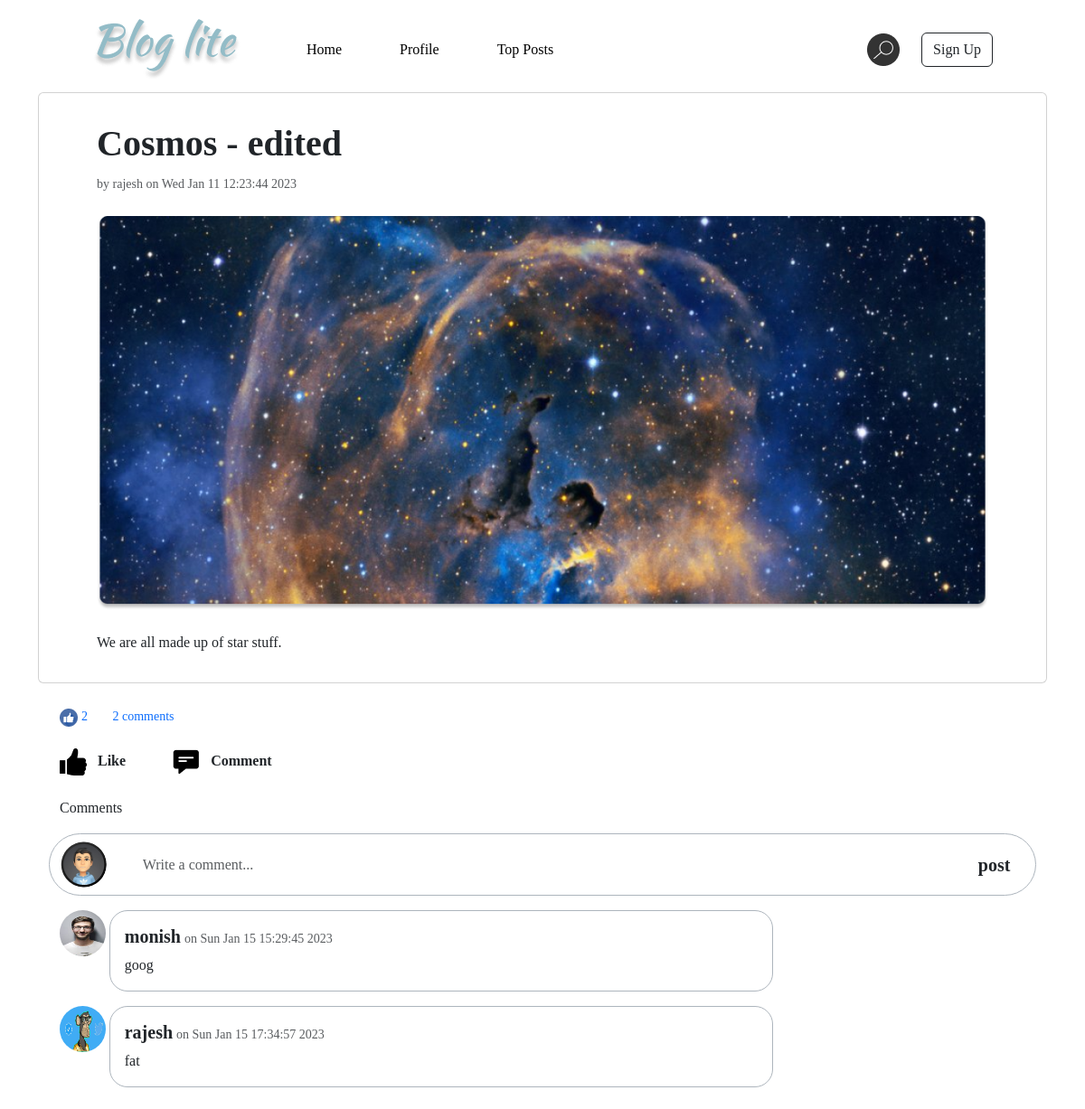
The page /post/2 on the database as committed earlier.
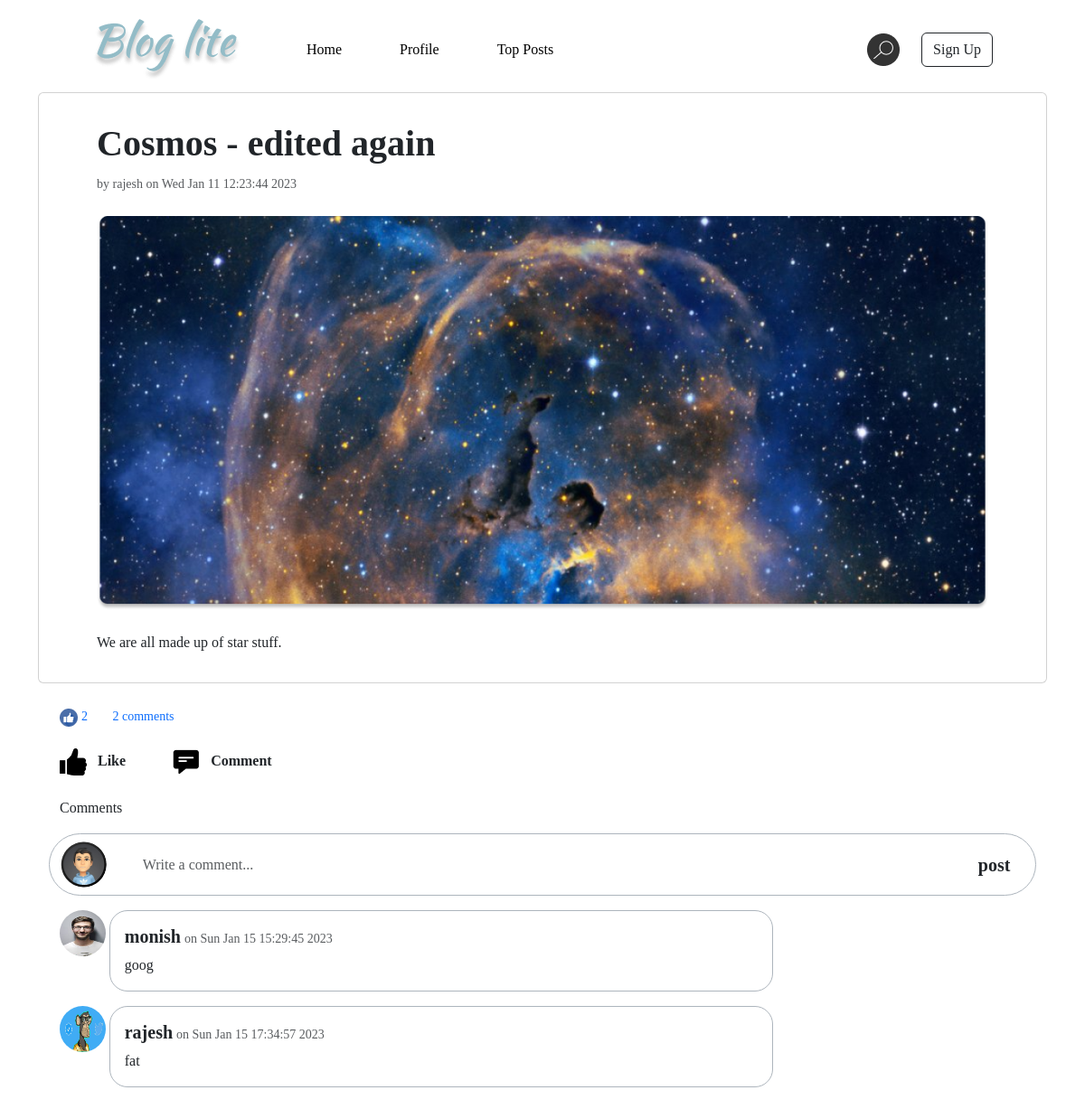
The same page on the database as committed later.
### application/models.py (models this page shows, shortened)
class Post(db.Model):
    __tablename__ = 'post'
    pid = db.Column(db.Integer, autoincrement=True, primary_key=True)
    title = db.Column(db.String(255), nullable=False)
    description = db.Column(db.Text, nullable=False)
    timestamp = db.Column(db.DateTime, nullable=False)
    uid = db.Column(db.Integer, db.ForeignKey('user.uid'), nullable=False)
    images = db.relationship('Image', backref='post')
    comments = db.relationship('Comment', backref='post')
    likes = db.relationship('Like', backref='post')

### application/controllers.py (the view)
@app.route("/post/<int:postId>", methods=["GET"])
def post(postId):
    post = db.session.query(Post).filter(Post.pid == postId).first()
    if post is None:
        raise NotFoundError(status_code=404)
    liked = None
    if current_user.is_authenticated:
        for like in current_user.likes:
            if like.pid == post.pid:
                liked = True
                break
        else:
            liked = False
    else:
        liked = False
    return render_template("post.html", current_user=current_user, post=post, liked=liked)

### templates/post.html (shortened to what the changed rows need)
{% extends "base.html" %} {% block title %} Top Posts {% endblock title %}  {% block body %} {% if post %}
<div class="card my-2 p-5 py-3">
    <div class="card-body">
        <div class="row">
            <div class="col col-11">
                <h5 class="card-title fs-1 fw-bold">{{ post.title }}</h5>
            </div>
        </div>
        <p class="card-text">
            <small class="text-muted"
                >by
                <a href="{{ url_for('profile', username=post.user.uname) }}"
                    >{{ post.user.uname }}</a
                >
                on {{ post.timestamp.strftime("%c") }}</small
            >
        </p>
        {% if post.images|length > 0 %}
        <img
            src="{{ url_for('static', filename='images/' + post.images[0].url) }}"
            class="card-img-top mb-4 mt-2"
            alt="post image"
            height=""
            width=""
        />
        {% endif %}
        <p class="card-text description">{{ post.description }}</p>
    </div>
</div>
<div class="m-4">
    <p id="likes" class="text-primary">
        <img
            src="{{ url_for('static', filename='images/like.png') }}"
            alt="like"
            height=""
            width=""
        />
        <small> {{ post.likes|length }} </small>
        <small class="ms-4"> {{ post.comments|length }} comments </small>
    </p>
    <p class="my-4 fw-bold">
        <a href="{{ url_for('update_like', postId=post.pid) }}">
            <img
                src="{{ url_for('static', filename='images/like-dark.png') }}"
                alt="like"
                height=""
                width=""
                class="me-2"
            />
            {% if not liked %} Like {% else %} Unlike {% endif %}
        </a>
        <a href="#new_comment" id="add-new-comment">
            <img
                src="{{ url_for('static', filename='images/comment-dark.png') }}"
                alt="like"
                height=""
                width=""
                class="ms-5 me-2"
            />
            Comment
        </a>
    </p>
    <p id="comments">Comments</p>
    <form action="{{ url_for('add_comment', postId=post.pid) }}" method="post">
        <div class="row input-comment-div py-2 border border-dark-subtle">
            <div class="col col-1">
                {% if current_user.is_authenticated %}
                <a href="{{ url_for('profile', username=current_user.uname) }}">
                    <img
                        src="{{ url_for('static', filename='images/' + current_user.pro_pic) }}"
                        alt="pro-pic"
                        height=""
                        width=""
                        class="comment-pic"
                    />
                </a>
                {% else %}
                <a href="{{ url_for('login') }}">
                    <img
                        src="{{ url_for('static', filename='images/user.png') }}"
                        alt="pro-pic"
                        height=""
                        width=""
                        class="comment-pic"
                    />
                </a>
                {% endif %}
            </div>
            <div class="col col-10">
                <input
                    class="form-control p-0 form-control-lg shadow-none w-100 h-100"
                    id="new-comment"
                    type="text"
                    placeholder="Write a comment..."
                    name="content"
                />
            </div>
            <div class="col col-1">
                <button
                    type="submit"
                    class="btn w-100 h-100 fs-5 shadow-none border-0 fw-bold"
                >
                    post
                </button>
            </div>
        </div>
    </form>
    {% for comment in post.comments %}
    <div class="row w-75 my-3">
        <div class="col col-1">
            <a href="{{ url_for('profile', username=comment.user.uname) }}">
                <img
                    src="{{ url_for('static', filename='images/' + comment.user.pro_pic) }}"
                    alt="pro-pic"
                    height=""
                    width=""
                    class="comment-pic"
                />
            </a>
        </div>
        <div class="col col-11 comment-div border border-dark-subtle p-3">
            <a href="{{ url_for('profile', username=comment.user.uname) }}">
                <h5 class="fw-bold d-inline-block">{{ comment.user.uname }}</h5>
            </a>
            <small class="text-muted">
                on {{ comment.timestamp.strftime("%c") }}</small
            >
            <p class="m-0">{{ comment.content }}</p>
        </div>
    </div>
    {% endfor %}
</div>
{% endif %} {% endblock body %}

Rows that differ between the two databases and show on the page:
changed Post "We are all made up of star stuff.": title "Cosmos - edited" → "Cosmos - edited again"
